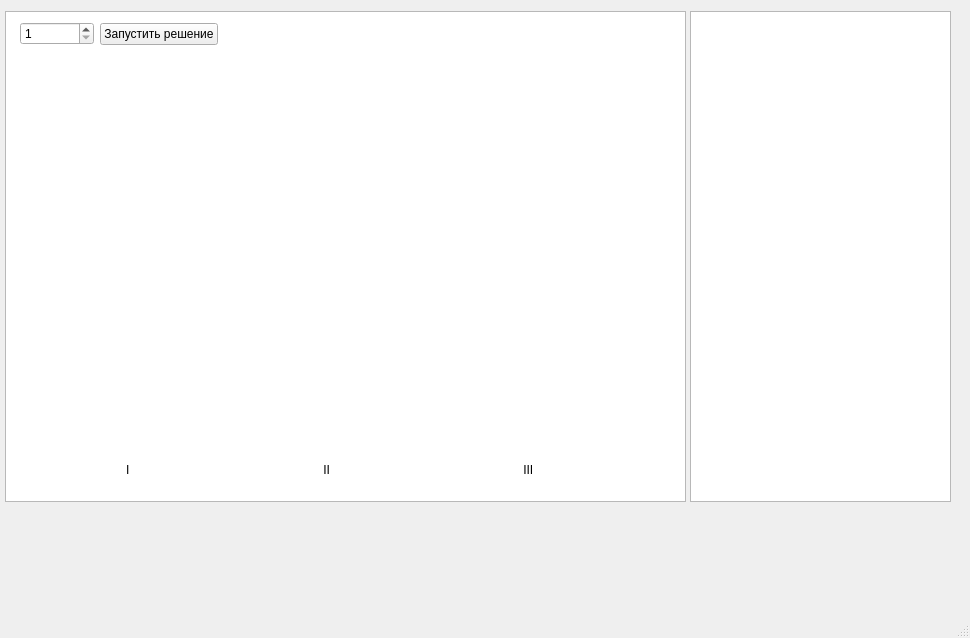
<?xml version="1.0" encoding="UTF-8"?>
<ui version="4.0">
 <class>MainWindow</class>
 <widget class="QMainWindow" name="MainWindow">
  <property name="geometry">
   <rect>
    <x>0</x>
    <y>0</y>
    <width>970</width>
    <height>638</height>
   </rect>
  </property>
  <property name="windowTitle">
   <string>MainWindow</string>
  </property>
  <widget class="QWidget" name="centralwidget">
   <widget class="QGraphicsView" name="graphicsView">
    <property name="geometry">
     <rect>
      <x>5</x>
      <y>11</y>
      <width>681</width>
      <height>491</height>
     </rect>
    </property>
   </widget>
   <widget class="QTableWidget" name="tableWidget">
    <property name="geometry">
     <rect>
      <x>690</x>
      <y>11</y>
      <width>261</width>
      <height>491</height>
     </rect>
    </property>
   </widget>
   <widget class="QLabel" name="label">
    <property name="geometry">
     <rect>
      <x>126</x>
      <y>460</y>
      <width>16</width>
      <height>20</height>
     </rect>
    </property>
    <property name="text">
     <string>I</string>
    </property>
   </widget>
   <widget class="QLabel" name="label_2">
    <property name="geometry">
     <rect>
      <x>320</x>
      <y>460</y>
      <width>20</width>
      <height>20</height>
     </rect>
    </property>
    <property name="text">
     <string> II</string>
    </property>
   </widget>
   <widget class="QLabel" name="label_3">
    <property name="geometry">
     <rect>
      <x>520</x>
      <y>460</y>
      <width>21</width>
      <height>20</height>
     </rect>
    </property>
    <property name="text">
     <string> III</string>
    </property>
   </widget>
   <widget class="QWidget" name="">
    <property name="geometry">
     <rect>
      <x>20</x>
      <y>20</y>
      <width>198</width>
      <height>28</height>
     </rect>
    </property>
    <layout class="QHBoxLayout" name="horizontalLayout">
     <item>
      <widget class="QSpinBox" name="spinBox">
       <property name="minimum">
        <number>1</number>
       </property>
       <property name="maximum">
        <number>10</number>
       </property>
       <property name="value">
        <number>1</number>
       </property>
      </widget>
     </item>
     <item>
      <widget class="QPushButton" name="pushButton">
       <property name="text">
        <string>Запустить решение</string>
       </property>
      </widget>
     </item>
    </layout>
   </widget>
  </widget>
  <widget class="QMenuBar" name="menubar">
   <property name="geometry">
    <rect>
     <x>0</x>
     <y>0</y>
     <width>970</width>
     <height>22</height>
    </rect>
   </property>
  </widget>
  <widget class="QStatusBar" name="statusbar"/>
 </widget>
 <resources/>
 <connections/>
</ui>
